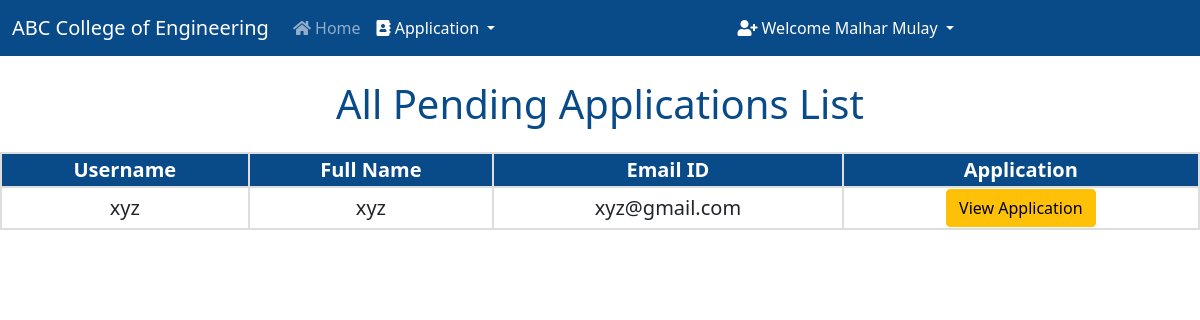
The app's page /pending_applications/ (signed in) with its own data.
### college/models.py (models this page shows, shortened)
class Application(models.Model):
    COURSES = (
        ('Computer Science Engineering', 'Computer Science Engineering'),
        ('Information Technology Engineering', 'Information Technology Engineering'),
        ('Electronics and Telecommunication Engineering', 'Electronics and Telecommunication Engineering'),
        ('Electronics Engineering', 'Electronics Engineering'),
    )
    STATUS = (
        ('Approved', 'Approved'),
        ('Pending', 'Pending'),
        ('Rejected', 'Rejected'),
    )
    user = models.OneToOneField(User, on_delete=models.CASCADE, blank=True, null=True)
    course = models.CharField(max_length=100, choices=COURSES)
    name = models.CharField(max_length=200)
    email = models.CharField(max_length=200)
    phone_no = models.CharField(max_length=200)
    address = models.TextField(max_length=200)
    student_profile = models.ImageField(upload_to="images")
    ssc_percentage = models.DecimalField(max_digits=4, decimal_places=2, null=True)
    ssc_marksheet = models.ImageField(upload_to="images", null=True)
    ssc_passing_certificate = models.ImageField(upload_to="images", null=True)
    ssc_leaving_certificate = models.ImageField(upload_to="images", null = True)
    hsc_percentage = models.DecimalField(max_digits=4, decimal_places=2, null=True)
    hsc_marksheet = models.ImageField(upload_to="images", null=True)
    hsc_passing_certificate = models.ImageField(upload_to="images", null=True)
    hsc_leaving_certificate = models.ImageField(upload_to="images", null = True)
    cet_percentile = models.DecimalField(max_digits=5, decimal_places=3, null=True)
    cet_scorecard = models.ImageField(upload_to="images", null=True)
    jee_percentile = models.DecimalField(max_digits=5, decimal_places=3, null=True)
    jee_scorecard = models.ImageField(upload_to="images", null=True)
    Application_Status = models.TextField(max_length=100, choices=STATUS, default="Pending")
    message = models.TextField(max_length=100, default="", null=True, blank=True)

### college/views.py (the view)
# urls.py: path("pending_applications/", views.pending_applications, name="pending_applications"),
def pending_applications(request):
    if not request.user.is_superuser:
        return redirect("/login")
    pending = Application.objects.filter(Application_Status="Pending")
    return render(request, "pending_applications.html", {"pending": pending})

### college/templates/pending_applications.html (shortened to what this page needs)
{% extends 'admin.html' %}
    {% block body %}
    <h1 class="mt-4">All Pending Applications List</h1>
    <div class="users-table mt-4">
    <table>
        <tbody>
            <tr>
                <th>Username</th>
                <th>Full Name</th>
                <th>Email ID</th>
                <th>Application</th>
            </tr>
            {% for i in pending %}
            <tr>
                <td>{{i.user}}</td>
                <td>{{i.name}}</td>
                <td>{{i.email}}</td>
                <td><a href="/student_application/{{i.id}}/" class="btn btn-warning">View Application</a></td>
            </tr>
            {% endfor %}
        </tbody>
    </table>
    {% endblock %}

### college/templates/admin.html (shortened to what this page needs)
<!doctype html>
<html lang="en">
<head>
  <link href="https://cdn.jsdelivr.net/npm/bootstrap@5.0.2/dist/css/bootstrap.min.css" rel="stylesheet"
>
  <link rel="stylesheet" href="https://cdnjs.cloudflare.com/ajax/libs/font-awesome/5.15.3/css/all.min.css">
</head>
<body>
  <nav class="navbar navbar-expand-lg navbar-dark">
    <div class="container-fluid">
      <a class="navbar-brand" href="/">ABC College of Engineering</a>
      <div class="collapse navbar-collapse" id="navbarSupportedContent">
        <ul class="navbar-nav me-auto mb-2 mb-lg-0">
          <li class="nav-item">
            <a class="nav-link {% block admin %} {% endblock %}" aria-current="page" href="/handle_admin/"><i
                class="fa fa-home"></i> Home</a>
          </li>
        </ul>
        <div class="collapse navbar-collapse" id="navbarNavDarkDropdown">
          <ul class="navbar-nav">
            <li class="nav-item dropdown">
              <a class="nav-link active dropdown-toggle" href="#" id="navbarDarkDropdownMenuLink" role="button"
                data-bs-toggle="dropdown" aria-expanded="false">
                <i class="fa fa-address-book"></i> Application
              </a>
            </li>
          </ul>
        </div>
      </div>
      <div class="collapse navbar-collapse" id="navbarNavDarkDropdown">
        <ul class="navbar-nav">
          <li class="nav-item dropdown">
            <a class="nav-link active dropdown-toggle" href="#" id="navbarDarkDropdownMenuLink" role="button"
              data-bs-toggle="dropdown" aria-expanded="false">
              <i class="fa fa-user-plus"></i> Welcome {{request.user.get_full_name}}
            </a>
          </li>
        </ul>
      </div>
    </div>
  </nav>
  {% block body %}
  {% endblock %}
</body>
</html>

### college/templates/admin.html (style rules this page uses)
.navbar { background-color: #094a89; }

### college/templates/pending_applications.html (style rules this page uses)
h1 { text-align: center; color: #094a89; }
table { border-collapse: collapse; width: 100%; text-align: center; font-size: 20px; }
th { background-color: #094a89; color: white; }
th, td { border: 2px solid #ddd; }

### records on screen
Application: user "xyz", name "xyz", email "xyz@gmail.com"

### other values on screen
{{ request.user.get_full_name }} "Malhar Mulay"
